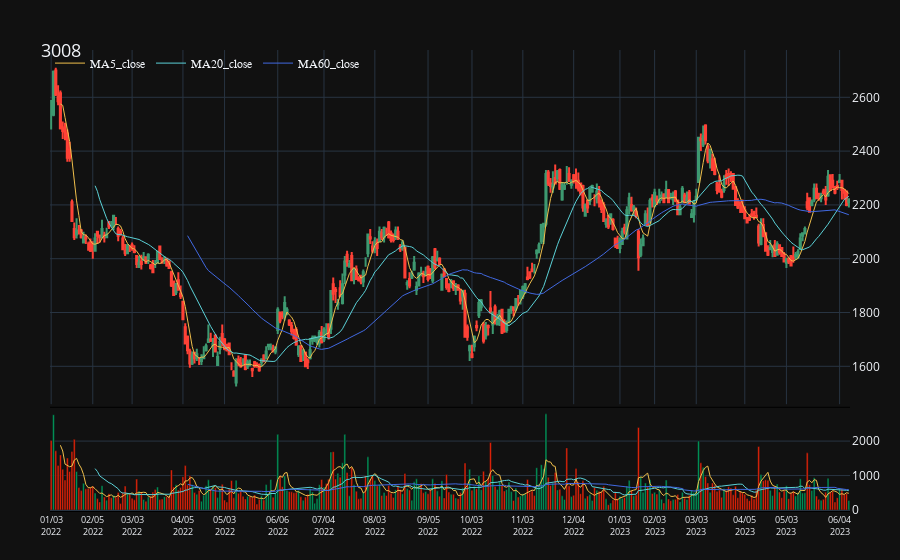

The notebook cell this image was saved under:
### Code cell
daily_plot(plot_df)

### Figure 1 — Plotly figure (JSON) as saved in the notebook; plotly's stock layout.template omitted (floating-point values rounded to 4 significant figures; data arrays with more than 128 entries replaced by an {"elided": "..."} marker saying what was removed)
{"data": [{"close": {"elided": "346 int values"}, "high": {"elided": "346 int values"}, "hoverlabel": {"bgcolor": {"elided": "346 str values"}}, "low": {"elided": "346 int values"}, "name": "OHLC", "open": {"elided": "346 int values"}, "showlegend": false, "type": "candlestick", "whiskerwidth": 0, "x": {"elided": "346 str values"}, "xaxis": "x", "yaxis": "y"}, {"hoverlabel": {"font": {"family": "Rockwell", "size": 8}, "namelength": 0}, "hovertemplate": "MA5_close:%{y}<extra></extra>", "line": {"color": "rgb(240, 191, 76)", "width": 1}, "name": "MA5_close", "type": "scatter", "x": {"elided": "346 str values"}, "xaxis": "x", "y": {"elided": "346 int values"}, "yaxis": "y"}, {"hoverlabel": {"font": {"family": "Rockwell", "size": 8}, "namelength": 0}, "hovertemplate": "MA20_close:%{y}<extra></extra>", "line": {"color": "rgb(91, 209, 215)", "width": 1}, "name": "MA20_close", "type": "scatter", "x": {"elided": "346 str values"}, "xaxis": "x", "y": {"elided": "346 float values"}, "yaxis": "y"}, {"hoverlabel": {"font": {"family": "Rockwell", "size": 8}, "namelength": 0}, "hovertemplate": "MA60_close:%{y}<extra></extra>", "line": {"color": "RoyalBlue", "width": 1}, "name": "MA60_close", "type": "scatter", "x": {"elided": "346 str values"}, "xaxis": "x", "y": {"elided": "346 float values"}, "yaxis": "y"}, {"hovertemplate": "Vol:%{y:,.2s}<extra></extra>", "marker": {"color": {"elided": "346 str values"}}, "showlegend": false, "type": "bar", "x": {"elided": "346 str values"}, "xaxis": "x2", "y": {"elided": "346 float values"}, "yaxis": "y2"}, {"hoverlabel": {"font": {"family": "Rockwell", "size": 8}, "namelength": 0}, "hovertemplate": "MA5_vol:%{y:,.2s}<extra></extra>", "line": {"color": "rgb(240, 191, 76)", "width": 1}, "name": "MA5_vol", "showlegend": false, "type": "scatter", "x": {"elided": "346 str values"}, "xaxis": "x2", "y": {"elided": "346 float values"}, "yaxis": "y2"}, {"hoverlabel": {"font": {"family": "Rockwell", "size": 8}, "namelength": 0}, "hovertemplate": "MA20_vol:%{y:,.2s}<extra></extra>", "line": {"color": "rgb(91, 209, 215)", "width": 1}, "name": "MA20_vol", "showlegend": false, "type": "scatter", "x": {"elided": "346 str values"}, "xaxis": "x2", "y": {"elided": "346 float values"}, "yaxis": "y2"}, {"hoverlabel": {"font": {"family": "Rockwell", "size": 8}, "namelength": 0}, "hovertemplate": "MA60_vol:%{y:,.2s}<extra></extra>", "line": {"color": "RoyalBlue", "width": 1}, "name": "MA60_vol", "showlegend": false, "type": "scatter", "x": {"elided": "346 str values"}, "xaxis": "x2", "y": {"elided": "346 float values"}, "yaxis": "y2"}], "layout": {"autosize": true, "hovermode": "x", "legend": {"bgcolor": "rgba(0,0,0,0)", "font": {"family": "Courier", "size": 12}, "orientation": "h", "x": 0, "xanchor": "left", "y": 0.94, "yanchor": "bottom"}, "margin": {"b": 50, "l": 50, "pad": 1, "r": 50, "t": 50}, "title": {"font": {"size": 18}, "text": "3008", "x": 0.045, "xanchor": "left", "y": 0.92, "yanchor": "top"}, "xaxis": {"anchor": "y", "domain": [0, 1], "matches": "x2", "nticks": 25, "rangebreaks": [{"values": {"elided": "177 str values"}}], "rangeslider": {"visible": false}, "showticklabels": false, "tickfont": {"size": 9}, "tickformat": "%m/%d<br>%Y"}, "xaxis2": {"anchor": "y2", "domain": [0, 1], "linecolor": "black", "linewidth": 1, "mirror": true, "nticks": 25, "rangebreaks": [{"values": {"elided": "177 str values"}}], "showgrid": false, "tickfont": {"size": 9}, "tickformat": "%m/%d<br>%Y"}, "yaxis": {"anchor": "x", "domain": [0.23, 1], "side": "right"}, "yaxis2": {"anchor": "x2", "domain": [0, 0.22], "side": "right"}}}
